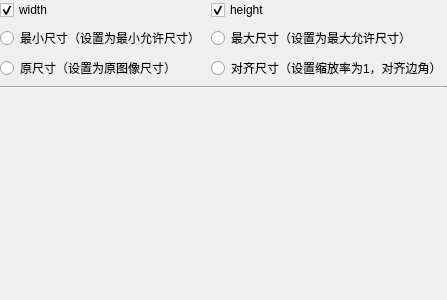
<?xml version="1.0" encoding="UTF-8"?>
<ui version="4.0">
 <class>FreeRotateSize</class>
 <widget class="QWidget" name="FreeRotateSize">
  <property name="geometry">
   <rect>
    <x>0</x>
    <y>0</y>
    <width>400</width>
    <height>300</height>
   </rect>
  </property>
  <property name="windowTitle">
   <string>Form</string>
  </property>
  <layout class="QGridLayout" name="gridLayout">
   <property name="leftMargin">
    <number>0</number>
   </property>
   <property name="topMargin">
    <number>0</number>
   </property>
   <property name="rightMargin">
    <number>0</number>
   </property>
   <property name="bottomMargin">
    <number>0</number>
   </property>
   <item row="0" column="0">
    <widget class="QCheckBox" name="widthButton">
     <property name="text">
      <string>width</string>
     </property>
     <property name="checked">
      <bool>true</bool>
     </property>
    </widget>
   </item>
   <item row="0" column="1">
    <widget class="QCheckBox" name="heightButton">
     <property name="text">
      <string>height</string>
     </property>
     <property name="checked">
      <bool>true</bool>
     </property>
    </widget>
   </item>
   <item row="1" column="0">
    <widget class="QRadioButton" name="minimumButton">
     <property name="text">
      <string>最小尺寸（设置为最小允许尺寸）</string>
     </property>
     <property name="checkable">
      <bool>false</bool>
     </property>
    </widget>
   </item>
   <item row="1" column="1">
    <widget class="QRadioButton" name="maximumButton">
     <property name="text">
      <string>最大尺寸（设置为最大允许尺寸）</string>
     </property>
     <property name="checkable">
      <bool>false</bool>
     </property>
    </widget>
   </item>
   <item row="2" column="0">
    <widget class="QRadioButton" name="sourceButton">
     <property name="text">
      <string>原尺寸（设置为原图像尺寸）</string>
     </property>
     <property name="checkable">
      <bool>false</bool>
     </property>
    </widget>
   </item>
   <item row="2" column="1">
    <widget class="QRadioButton" name="alignButton">
     <property name="text">
      <string>对齐尺寸（设置缩放率为1，对齐边角）</string>
     </property>
     <property name="checkable">
      <bool>false</bool>
     </property>
    </widget>
   </item>
   <item row="3" column="0" colspan="2">
    <widget class="Line" name="line">
     <property name="orientation">
      <enum>Qt::Orientation::Horizontal</enum>
     </property>
    </widget>
   </item>
   <item row="4" column="0" colspan="2">
    <widget class="TSizeProcessViewWidget" name="newImageSizeProcessViewWidget" native="true"/>
   </item>
  </layout>
 </widget>
 <customwidgets>
  <customwidget>
   <class>TSizeProcessViewWidget</class>
   <extends>QWidget</extends>
   <header>tsizeprocessviewwidget.h</header>
   <container>1</container>
  </customwidget>
 </customwidgets>
 <resources/>
 <connections/>
</ui>
